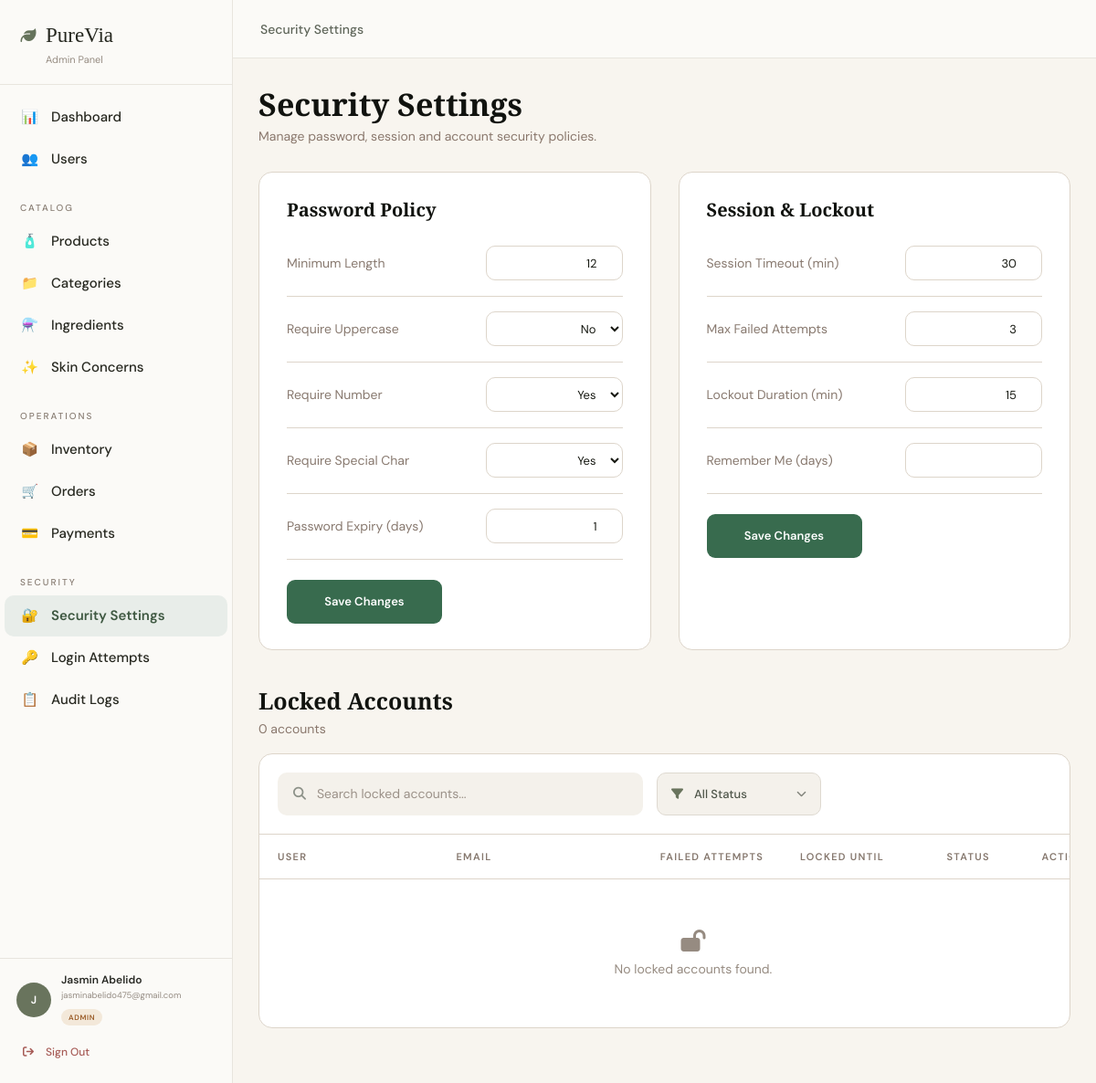
Screenshot of /admin/security/settings.php (signed in) with the database file from the repository.
### tables this page shows
CREATE TABLE `users` (
  `id` int(10) UNSIGNED NOT NULL,
  `role_id` int(10) UNSIGNED NOT NULL DEFAULT 3,
  `first_name` varchar(100) NOT NULL,
  `last_name` varchar(100) NOT NULL,
  `email` varchar(255) NOT NULL,
  `phone` varchar(30) DEFAULT NULL,
  `password` varchar(255) NOT NULL,
  `status` enum('pending','active','inactive','locked') NOT NULL DEFAULT 'pending',
  `email_verified_at` datetime DEFAULT NULL,
  `failed_login_attempts` tinyint(3) UNSIGNED NOT NULL DEFAULT 0,
  `locked_until` datetime DEFAULT NULL,
  `last_login_at` datetime DEFAULT NULL,
  `created_at` timestamp NOT NULL DEFAULT current_timestamp(),
  `updated_at` timestamp NOT NULL DEFAULT current_timestamp() ON UPDATE current_timestamp()
);

CREATE TABLE `roles` (
  `id` int(10) UNSIGNED NOT NULL,
  `role_name` varchar(50) NOT NULL
);

CREATE TABLE `security_settings` (
  `id` int(10) UNSIGNED NOT NULL,
  `max_login_attempts` tinyint(3) UNSIGNED NOT NULL DEFAULT 3,
  `lockout_minutes` int(10) UNSIGNED NOT NULL DEFAULT 15,
  `session_timeout_minutes` int(10) UNSIGNED NOT NULL DEFAULT 30,
  `password_min_length` tinyint(3) UNSIGNED NOT NULL DEFAULT 12,
  `require_uppercase` tinyint(1) NOT NULL DEFAULT 1,
  `require_lowercase` tinyint(1) NOT NULL DEFAULT 1,
  `require_number` tinyint(1) NOT NULL DEFAULT 1,
  `require_special_character` tinyint(1) NOT NULL DEFAULT 1,
  `require_otp` tinyint(1) NOT NULL DEFAULT 1,
  `updated_at` timestamp NOT NULL DEFAULT current_timestamp() ON UPDATE current_timestamp()
);

### admin/security/settings.php (the view, shortened to what the rows shown need)
<?php
require_once __DIR__ . '/../../config/db.php';
$settings = [
    'password_min_length' => 12,
    'require_uppercase' => 1,
    'require_lowercase' => 1,
    'require_number' => 1,
    'require_special_character' => 1,
    'require_otp' => 1,
    'session_timeout_minutes' => 30,
    'max_login_attempts' => 3,
    'lockout_minutes' => 15
];
$settingsQuery = "
    SELECT
        password_min_length,
        require_uppercase,
        require_lowercase,
        require_number,
        require_special_character,
        require_otp,
        session_timeout_minutes,
        max_login_attempts,
        lockout_minutes
    FROM security_settings
    ORDER BY id ASC
    LIMIT 1
";
$settingsResult = $conn->query($settingsQuery);
if ($settingsResult && $settingsResult->num_rows > 0) {
    $row = $settingsResult->fetch_assoc();
    $settings['password_min_length'] =
        (int) $row['password_min_length'];
    $settings['require_uppercase'] =
        (int) $row['require_uppercase'];
    $settings['require_lowercase'] =
        (int) $row['require_lowercase'];
    $settings['require_number'] =
        (int) $row['require_number'];
    $settings['require_special_character'] =
        (int) $row['require_special_character'];
    $settings['require_otp'] =
        (int) $row['require_otp'];
    $settings['session_timeout_minutes'] =
        (int) $row['session_timeout_minutes'];
    $settings['max_login_attempts'] =
        (int) $row['max_login_attempts'];
    $settings['lockout_minutes'] =
        (int) $row['lockout_minutes'];
}
?>
<!DOCTYPE html>
<html lang="en">
<head>
    <link
        rel="stylesheet"
        href="https://cdnjs.cloudflare.com/ajax/libs/font-awesome/6.5.2/css/all.min.css"
    >
    <link rel="stylesheet" href="../../assets/css/sidemenu.css">
    <link rel="stylesheet" href="../../assets/css/security_settings.css">
</head>
<body>
<?php include("../../includes/sidemenu.php"); ?>
<div class="admin-layout">
    <main class="security-main">
        <section class="security-page-header">
            <div>
                <h1>
                    Security Settings
                </h1>
            </div>
        </section>
        <section class="security-settings-grid">
            <form
                action="../../actions/admin/security/update-password-policy.php"
                method="POST"
                class="security-settings-card"
            >
                <h2>
                    Password Policy
                </h2>
                <div class="security-setting-row">
                    <label for="passwordMinLength">
                        Minimum Length
                    </label>
                    <input
                        type="number"
                        id="passwordMinLength"
                        name="password_min_length"
                        min="8"
                        max="128"
                        value="<?= htmlspecialchars(
                            $settings['password_min_length']
                        ) ?>"
                        required
                    >
                </div>
                <div class="security-setting-row">
                    <label for="passwordRequireNumber">
                        Require Number
                    </label>
                    <select
                        id="passwordRequireNumber"
                        name="password_require_number"
                    >
                        <option
                            value="1"
                            <?= (int) $settings[
                                'require_number'
                            ] === 1 ? 'selected' : '' ?>
                        >
                            Yes
                        </option>
                    </select>
                </div>
                <div class="security-setting-row">
                    <label for="passwordRequireSpecial">
                        Require Special Char
                    </label>
                    <select
                        id="passwordRequireSpecial"
                        name="password_require_special"
                    >
                        <option
                            value="1"
                            <?= (int) $settings[
                                'require_special_character'
                            ] === 1 ? 'selected' : '' ?>
                        >
                            Yes
                        </option>
                    </select>
                </div>
                <div class="security-setting-row">
                    <label for="passwordExpiryDays">
                        Password Expiry (days)
                    </label>
                    <input
                        type="number"
                        id="passwordExpiryDays"
                        name="password_expiry_days"
                        min="0"
                        max="365"
                        value="<?= htmlspecialchars(
                            $settings['require_uppercase']
                        ) ?>"
                    >
                </div>
            </form>
            <form
                action="../../actions/admin/security/update-session-policy.php"
                method="POST"
                class="security-settings-card"
            >
                <h2>
                    Session &amp; Lockout
                </h2>
                <div class="security-setting-row">
                    <label for="sessionTimeout">
                        Session Timeout (min)
                    </label>
                    <input
                        type="number"
                        id="sessionTimeout"
                        name="session_timeout_minutes"
                        min="1"
                        max="1440"
                        value="<?= htmlspecialchars(
                            $settings[
                                'session_timeout_minutes'
                            ]
                        ) ?>"
                        required
                    >
                </div>
                <div class="security-setting-row">
                    <label for="maxLoginAttempts">
                        Max Failed Attempts
                    </label>
                    <input
                        type="number"
                        id="maxLoginAttempts"
                        name="max_login_attempts"
                        min="1"
                        max="20"
                        value="<?= htmlspecialchars(
                            $settings['max_login_attempts']
                        ) ?>"
                        required
                    >
                </div>
                <div class="security-setting-row">
                    <label for="lockoutDuration">
                        Lockout Duration (min)
                    </label>
                    <input
                        type="number"
                        id="lockoutDuration"
                        name="lockout_duration_minutes"
                        min="1"
                        max="1440"
                        value="<?= htmlspecialchars(
                            $settings[
                                'lockout_minutes'
                            ]
                        ) ?>"
                        required
                    >
                </div>
            </form>
        </section>
        <section class="locked-accounts-section">
            <div class="locked-accounts-heading">
                <div>
                    <h2>
                        Locked Accounts
                    </h2>
                </div>
            </div>
            <div class="locked-accounts-card">
                <div class="locked-table-wrapper">
                    <table class="locked-table">
                        <thead>
                            <tr>
                                <th>USER</th>
                                <th>EMAIL</th>
                                <th>FAILED ATTEMPTS</th>
                                <th>LOCKED UNTIL</th>
                                <th>STATUS</th>
                                <th>ACTIONS</th>
                            </tr>
                        </thead>
                    </table>
                </div>
            </div>
        </section>
    </main>
</div>
</body>
</html>

### includes/sidemenu.php (shortened to what the rows shown need)
<?php
require_once __DIR__ . '/../config/db.php';
$userId = (int) $_SESSION['user_id'];
$sql = "
    SELECT
        u.id,
        u.role_id,
        u.first_name,
        u.last_name,
        u.email,
        u.status,
        r.role_name
    FROM users AS u
    INNER JOIN roles AS r
        ON r.id = u.role_id
    WHERE u.id = ?
    LIMIT 1
";
$stmt = $conn->prepare($sql);
$stmt->bind_param(
    'i',
    $userId
);
$stmt->execute();
$result = $stmt->get_result();
$currentUser = $result->fetch_assoc();
$currentRole = strtolower(
    trim($currentUser['role_name'])
);
$isAdmin = ($currentRole === 'admin');
$sidebarFirstName =
    trim($currentUser['first_name'] ?? '');
$sidebarLastName =
    trim($currentUser['last_name'] ?? '');
$sidebarEmail =
    trim($currentUser['email'] ?? '');
$sidebarFullName = trim(
    $sidebarFirstName . ' ' . $sidebarLastName
);
$sidebarInitial = strtoupper(
    substr(
        $sidebarFirstName !== ''
            ? $sidebarFirstName
            : $sidebarFullName,
        0,
        1
    )
);
if ($isAdmin) {
    $panelName = 'Admin Panel';
    $dashboardUrl =
        BASE_URL . '/admin/dashboard.php';
} else {
    $panelName = 'Staff Panel';
    $dashboardUrl =
        BASE_URL . '/staff/dashboard.php';
}
?>
<aside
    class="admin-sidebar"
    id="adminSidebar"
>
    <div class="sidebar-brand">
        <a
            href="<?= htmlspecialchars($dashboardUrl) ?>"
            class="sidebar-logo"
        >
            <span class="sidebar-logo-icon">
            </span>
            <span>PureVia</span>
        </a>
        <p class="sidebar-subtitle">
            <?= htmlspecialchars($panelName) ?>
        </p>
    </div>
    <div class="sidebar-account">
        <div class="sidebar-profile">
            <div class="sidebar-avatar">
                <?= htmlspecialchars($sidebarInitial) ?>
            </div>
            <div class="sidebar-user-information">
                <p class="sidebar-user-name">
                    <?= htmlspecialchars($sidebarFullName) ?>
                </p>
                <p class="sidebar-user-email">
                    <?= htmlspecialchars($sidebarEmail) ?>
                </p>
                <span
                    class="sidebar-role-badge
                    <?= $isAdmin
                        ? 'sidebar-role-admin'
                        : 'sidebar-role-staff' ?>"
                >
                    <?= htmlspecialchars(
                        ucfirst($currentRole)
                    ) ?>
                </span>
            </div>
        </div>
    </div>
</aside>

### rows the page displays
users: role.role_name "Admin Panel", first_name "J", sidebarFullName "Jasmin Abelido", email "jasminabelido475@gmail.com", role.role_name "ADMIN"
security_settings: password_min_length "12", password_require_number "Yes", password_require_special "Yes", password_expiry_days "1", session_timeout_minutes "30", max_login_attempts "3", lockout_duration_minutes "15"

### other values shown
$totalLockedAccounts "0"
